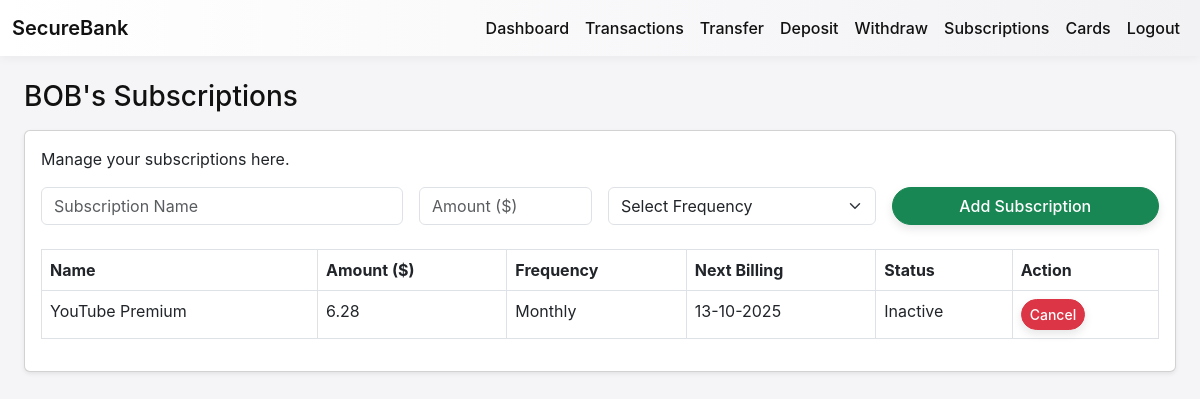
Before: /subscription (signed in) with the older database file.
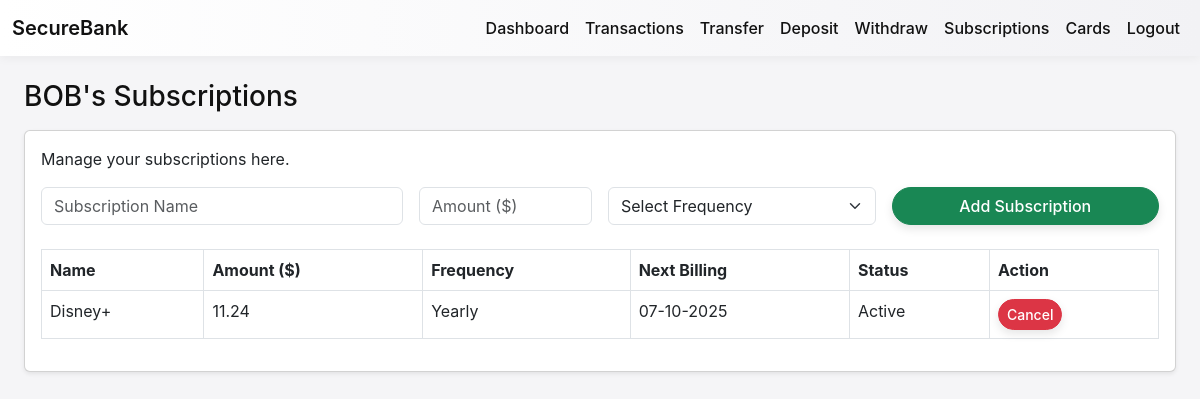
After: the same page with the newer database file.
### app/models/models.py (models this page shows)
class Subscription(db.Model):
    __tablename__ = 'subscription'
    id = db.Column(db.Integer, primary_key=True)
    user_id = db.Column(db.Integer, db.ForeignKey('login.id'), nullable=False)
    name = db.Column(db.String(120), nullable=False)
    amount = db.Column(db.Float, nullable=False)
    frequency = db.Column(db.String(20), nullable=False)
    active = db.Column(db.Boolean, default=True)
    created_at = db.Column(db.DateTime, default=datetime.utcnow)
    next_billing_date = db.Column(db.DateTime, nullable=True)
    last_billed_date = db.Column(db.DateTime, nullable=True)

### app/routes.py (the view, shortened to what this page needs)
@main.route('/subscription', methods=['GET','POST'])
def subscription_view():
    if 'user_id' not in session:
        flash('Please login first.', 'warning')
        return redirect(url_for('main.login_view'))
    user_id = session['user_id']
    subs = Subscription.query.filter_by(user_id=user_id).all()
    return render_template('subscription.html', subscriptions=subs, username=session['username'])

### app/templates/subscription.html (shortened to what this page needs)
{% extends 'base.html' %}
{% block content %}
<div class="container mt-4">
  <h3>{{ username | upper }}'s Subscriptions</h3>
  <div class="card shadow-sm mt-3">
    <div class="card-body">
      <p>Manage your subscriptions here.</p>
      <form method="POST" class="row g-3 mb-4">
        <div class="col-md-4">
          <input type="text" class="form-control" name="name" placeholder="Subscription Name" required>
        </div>
        <div class="col-md-2">
          <input type="number" step="0.01" class="form-control" name="amount" placeholder="Amount ($)" required>
        </div>
        <div class="col-md-3">
          <select class="form-select" name="frequency" required>
            <option value="">Select Frequency</option>
          </select>
        </div>
        <div class="col-md-3">
          <button type="submit" class="btn btn-success w-100">Add Subscription</button>
        </div>
      </form>
      <table class="table table-bordered">
        <thead>
          <tr>
            <th>Name</th>
            <th>Amount ($)</th>
            <th>Frequency</th>
            <th>Next Billing</th>
            <th>Status</th>
            <th>Action</th>
          </tr>
        </thead>
        <tbody>
          {% if subscriptions %}
            {% for sub in subscriptions %}
            <tr>
              <td>{{ sub.name }}</td>
              <td>{{ sub.amount }}</td>
              <td>{{ sub.frequency }}</td>
              <td>{{ sub.next_billing_date.strftime('%d-%m-%Y') if sub.next_billing_date else 'N/A' }}</td>
              <td>{{ 'Active' if sub.active else 'Inactive' }}</td>
              <td>
                <a href="{{ url_for('main.delete_subscription_view', sub_id=sub.id) }}"
                   class="btn btn-sm btn-danger"
                   onclick="return confirm('Are you sure you want to cancel this subscription?');">
                   Cancel
                </a>
              </td>
            </tr>
            {% endfor %}
          {% else %}
            <tr>
              <td colspan="6" class="text-center text-muted">No subscriptions yet. Add one above!</td>
            </tr>
          {% endif %}
        </tbody>
      </table>
    </div>
  </div>
</div>
{% endblock %}

Changed rows visible on the page:
removed Subscription: name "YouTube Premium", amount "6.28", frequency "Monthly", next_billing_date "13-10-2025", active "Inactive"
added Subscription: name "Disney+", amount "11.24", frequency "Yearly", next_billing_date "07-10-2025", active "Active"
